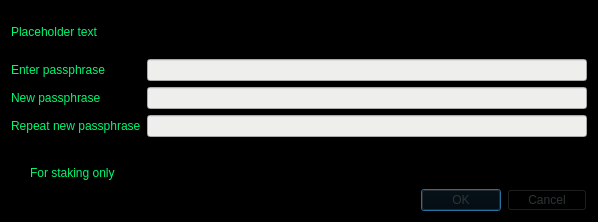
<?xml version="1.0" encoding="UTF-8"?>
<ui version="4.0">
 <class>AskPassphraseDialog</class>
 <widget class="QDialog" name="AskPassphraseDialog">
  <property name="geometry">
   <rect>
    <x>0</x>
    <y>0</y>
    <width>598</width>
    <height>222</height>
   </rect>
  </property>
  <property name="sizePolicy">
   <sizepolicy hsizetype="Preferred" vsizetype="Minimum">
    <horstretch>0</horstretch>
    <verstretch>0</verstretch>
   </sizepolicy>
  </property>
  <property name="minimumSize">
   <size>
    <width>550</width>
    <height>0</height>
   </size>
  </property>
  <property name="windowTitle">
   <string>Passphrase Dialog</string>
  </property>
  <property name="styleSheet">
   <string notr="true">background-color: rgb(0, 0, 0);
color: rgb(1, 248, 113);</string>
  </property>
  <layout class="QVBoxLayout" name="verticalLayout">
   <property name="sizeConstraint">
    <enum>QLayout::SetMinimumSize</enum>
   </property>
   <item>
    <widget class="QLabel" name="warningLabel">
     <property name="text">
      <string notr="true">Placeholder text</string>
     </property>
     <property name="textFormat">
      <enum>Qt::RichText</enum>
     </property>
     <property name="wordWrap">
      <bool>true</bool>
     </property>
    </widget>
   </item>
   <item>
    <layout class="QFormLayout" name="formLayout">
     <property name="sizeConstraint">
      <enum>QLayout::SetMinimumSize</enum>
     </property>
     <property name="fieldGrowthPolicy">
      <enum>QFormLayout::AllNonFixedFieldsGrow</enum>
     </property>
     <item row="0" column="0">
      <widget class="QLabel" name="passLabel1">
       <property name="text">
        <string>Enter passphrase</string>
       </property>
      </widget>
     </item>
     <item row="0" column="1">
      <widget class="QLineEdit" name="passEdit1">
       <property name="styleSheet">
        <string notr="true">background-color: rgb(238, 238, 236);color: rgb(0, 77, 0);</string>
       </property>
       <property name="echoMode">
        <enum>QLineEdit::Password</enum>
       </property>
      </widget>
     </item>
     <item row="1" column="0">
      <widget class="QLabel" name="passLabel2">
       <property name="text">
        <string>New passphrase</string>
       </property>
      </widget>
     </item>
     <item row="1" column="1">
      <widget class="QLineEdit" name="passEdit2">
       <property name="styleSheet">
        <string notr="true">background-color: rgb(238, 238, 236);color: rgb(0, 77, 0);</string>
       </property>
       <property name="echoMode">
        <enum>QLineEdit::Password</enum>
       </property>
      </widget>
     </item>
     <item row="2" column="0">
      <widget class="QLabel" name="passLabel3">
       <property name="text">
        <string>Repeat new passphrase</string>
       </property>
      </widget>
     </item>
     <item row="2" column="1">
      <widget class="QLineEdit" name="passEdit3">
       <property name="styleSheet">
        <string notr="true">background-color: rgb(238, 238, 236);color: rgb(0, 77, 0);</string>
       </property>
       <property name="echoMode">
        <enum>QLineEdit::Password</enum>
       </property>
      </widget>
     </item>
     <item row="3" column="1">
      <widget class="QLabel" name="capsLabel">
       <property name="font">
        <font>
         <weight>75</weight>
         <bold>true</bold>
        </font>
       </property>
       <property name="text">
        <string/>
       </property>
       <property name="alignment">
        <set>Qt::AlignCenter</set>
       </property>
      </widget>
     </item>
     <item row="4" column="0">
      <widget class="QCheckBox" name="stakingCheckBox">
       <property name="enabled">
        <bool>true</bool>
       </property>
       <property name="visible">
        <bool>false</bool>
       </property>
       <property name="toolTip">
        <string>Serves to disable the trivial sendmoney when OS account compromised. Provides no real security.</string>
       </property>
       <property name="text">
        <string>For staking only</string>
       </property>
      </widget>
     </item>
    </layout>
   </item>
   <item>
    <widget class="QDialogButtonBox" name="buttonBox">
     <property name="styleSheet">
      <string notr="true">color: rgb(46, 52, 54);</string>
     </property>
     <property name="orientation">
      <enum>Qt::Horizontal</enum>
     </property>
     <property name="standardButtons">
      <set>QDialogButtonBox::Cancel|QDialogButtonBox::Ok</set>
     </property>
    </widget>
   </item>
  </layout>
 </widget>
 <resources/>
 <connections>
  <connection>
   <sender>buttonBox</sender>
   <signal>accepted()</signal>
   <receiver>AskPassphraseDialog</receiver>
   <slot>accept()</slot>
   <hints>
    <hint type="sourcelabel">
     <x>20</x>
     <y>20</y>
    </hint>
    <hint type="destinationlabel">
     <x>20</x>
     <y>20</y>
    </hint>
   </hints>
  </connection>
  <connection>
   <sender>buttonBox</sender>
   <signal>rejected()</signal>
   <receiver>AskPassphraseDialog</receiver>
   <slot>reject()</slot>
   <hints>
    <hint type="sourcelabel">
     <x>20</x>
     <y>20</y>
    </hint>
    <hint type="destinationlabel">
     <x>20</x>
     <y>20</y>
    </hint>
   </hints>
  </connection>
 </connections>
</ui>
